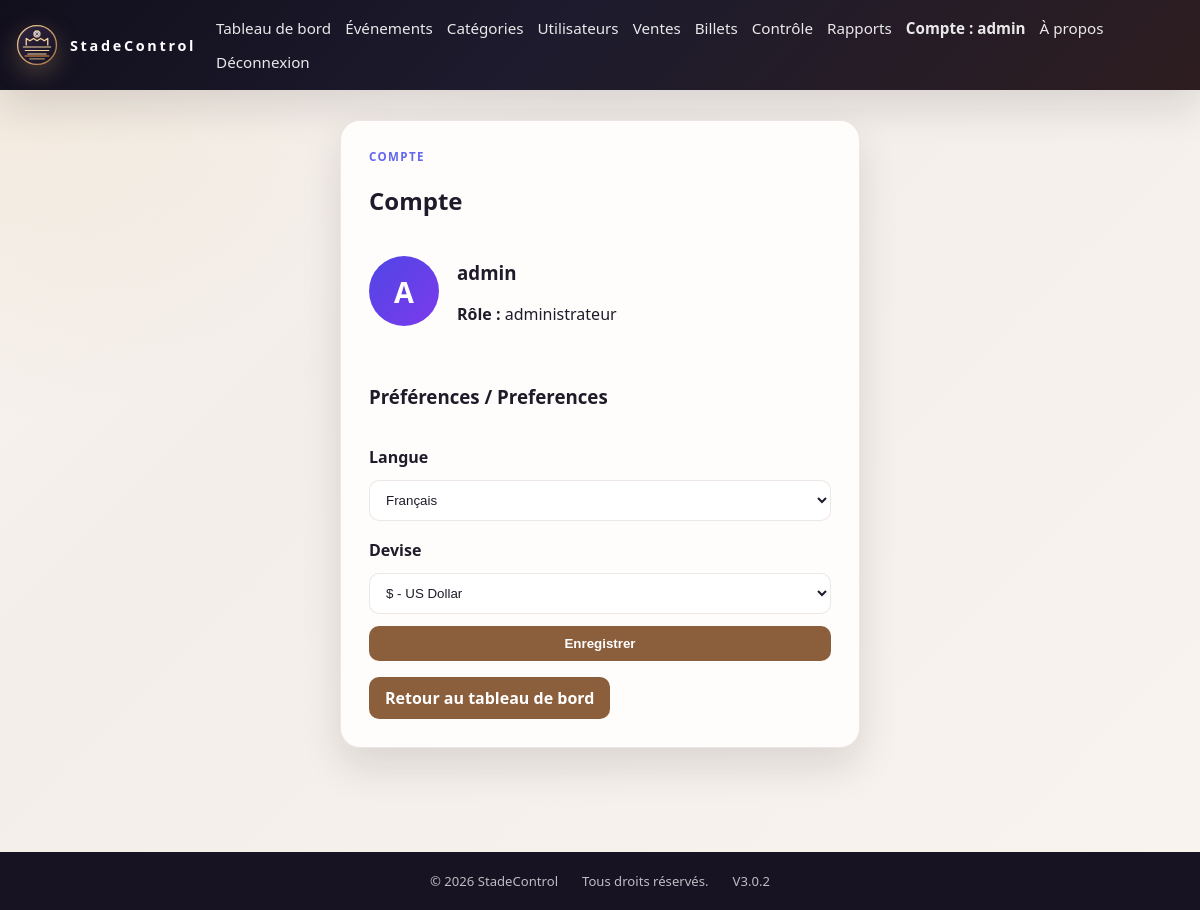
Page /account (signed in) on the committed database.
### app.py (models this page shows)
class User(db.Model):
    id = db.Column(db.Integer, primary_key=True)
    username = db.Column(db.String(80), unique=True, nullable=False)
    password = db.Column(db.String(200), nullable=False)
    role = db.Column(db.String(50), default="admin")
    language = db.Column(db.String(5), default="fr")
    currency = db.Column(db.String(5), default="FC")
    photo = db.Column(db.Text, nullable=True)

### app.py (the view, shortened to what this page needs)
@app.route("/account", methods=["GET", "POST"])
@login_required
def account():
    user = User.query.get(session["user_id"])
    return render_template("account.html", user=user)

### app.py (called while the page is built)
def current_language():
    return session.get("language", "fr") if session.get("language", "fr") in TRANSLATIONS else "fr"

def translate(key):
    return TRANSLATIONS[current_language()].get(key, key)

def current_currency():
    return session.get("currency", "FC") if session.get("currency", "FC") in ("FC", "USD") else "FC"

@app.context_processor
def inject_preferences():
    return {
        "_": translate,
        "money": money,
        "current_currency": current_currency(),
        "current_language": current_language(),
    }

def login_required(f):
    @wraps(f)
    def decorated_function(*args, **kwargs):
        if "user_id" not in session:
            return redirect(url_for("login"))
        return f(*args, **kwargs)
    return decorated_function

### templates/account.html (shortened to what this page needs)
{% extends "base.html" %}
{% block contenu %}
<section class="account-shell">
    <div class="card account-card">
        <p class="eyebrow">{{ _('account') }}</p>
        <h2>{{ _('account') }}</h2>
        <div class="account-profile">
            {% if user.photo %}
            <img src="{{ user.photo }}" class="avatar avatar-image" alt="Photo de {{ user.username }}">
            {% else %}
            <div class="avatar">{{ user.username[0]|upper }}</div>
            {% endif %}
            <div>
                <h3>{{ user.username }}</h3>
                <p><strong>{{ _('role') }} :</strong> {{ user.role }}</p>
            </div>
        </div>
        <form method="POST" class="preferences-form">
            <h3>Préférences / Preferences</h3>
            <label for="language">{{ _('language') }}</label>
            <select id="language" name="language">
                <option value="fr" {% if user.language == 'fr' %}selected{% endif %}>{{ _('french') }}</option>
            </select>
            <label for="currency">{{ _('currency') }}</label>
            <select id="currency" name="currency">
                <option value="USD" {% if user.currency == 'USD' %}selected{% endif %}>$ - US Dollar</option>
            </select>
            <button type="submit" class="primary-btn">{{ _('save') }}</button>
        </form>
        <div class="account-actions">
            <a href="{{ url_for('dashboard') }}" class="primary-btn">Retour au tableau de bord</a>
        </div>
    </div>
</section>
{% endblock %}

### templates/base.html (shortened to what this page needs)
<!DOCTYPE html>
<html lang="{{ current_language }}">
<head>
    <link rel="stylesheet" href="{{ url_for('static', filename='css/style.css') }}">
</head>
<body>
    <header class="site-header">
        <div class="container nav-wrap">
            <a href="{{ url_for('index') if not session.get('user_id') else url_for('dashboard') }}" class="brand" aria-label="StadeControl home">
                <img src="{{ url_for('static', filename='img/stade-communal-logo.svg') }}" alt="Logo Stade Communal" class="brand-logo">
                <span class="brand-text">StadeControl</span>
            </a>
            {% if session.get('user_id') %}
            <nav class="main-nav">
                <a href="{{ url_for('dashboard') }}">{{ _('dashboard') }}</a>
                {% if session.get('user_role') in ['administrateur', 'auditeur'] %}
                <a href="{{ url_for('evenements') }}">{{ _('events') }}</a>
                {% endif %}
                {% if session.get('user_role') == 'administrateur' %}
                <a href="{{ url_for('categories') }}">{{ _('categories') }}</a>
                <a href="{{ url_for('users') }}">{{ _('users') }}</a>
                {% endif %}
                {% if session.get('user_role') in ['administrateur', 'vendeur'] %}
                <a href="{{ url_for('ventes') }}">{{ _('sales') }}</a>
                {% endif %}
                <a href="{{ url_for('billets') }}">{{ _('tickets') }}</a>
                {% if session.get('user_role') in ['administrateur', 'auditeur'] %}
                <a href="{{ url_for('controle_entree') }}">{{ _('control') }}</a>
                <a href="{{ url_for('rapports') }}">{{ _('reports') }}</a>
                {% endif %}
                <a href="{{ url_for('account') }}" class="account-link">{{ _('account') }} : {{ session.get('username') }}</a>
                <a href="{{ url_for('a_propos') }}">À propos</a>
                <a href="{{ url_for('logout') }}">{{ _('logout') }}</a>
            </nav>
            {% else %}
            <nav class="main-nav guest-nav">
                <a href="{{ url_for('a_propos') }}">À propos</a>
                <a href="{{ url_for('login') }}">{{ _('login') }}</a>
            </nav>
            {% endif %}
        </div>
    </header>
    <main class="container main-content">
        {% block contenu %}{% endblock %}
    </main>
    <footer class="site-footer">
        <div class="container footer-content">
            <span>© 2026 StadeControl</span>
            <span>Tous droits réservés.</span>
            <span>V3.0.2</span>
        </div>
    </footer>
</body>
</html>

### static/css/style.css (style rules this page uses)
* { box-sizing: border-box; }
:root { --primary: #8b5e3c; --primary-dark: #6f472d; --secondary: #1d1b2d; --bg: #f7f3ef; --surface: #fffdfb; --surface-strong: #f1e7df; --text: #1f1b2a; --muted: #675f69; --border: rgba(111, 71, 45, 0.12); --success: #1d8f62; --warning: #d59a2d; --danger: #c24d4d; --gold: #d4af75; --shadow: 0 18px 40px rgba(25, 19, 29, 0.12); }
body { margin: 0; background: radial-gradient(circle at top left, rgba(212, 175, 117, 0.18), transparent 28%), linear-gradient(135deg, #f9f5f1 0%, #f3eee9 32%, #f8f3ee 100%); color: var(--text); font-family: "Segoe UI", Arial, sans-serif; }
.container { width: min(1200px, calc(100% - 32px)); margin: 0 auto; }
.site-header { background: linear-gradient(135deg, #120f1d 0%, #1d1b2d 46%, #2d1d20 100%); color: white; padding: 18px 0; box-shadow: var(--shadow); }
.brand { display: inline-flex; align-items: center; gap: 12px; color: white; text-decoration: none; font-weight: 700; letter-spacing: 0.12em; }
.brand-text { font-size: 0.9rem; }
.brand-logo { width: 42px; height: 42px; object-fit: contain; filter: drop-shadow(0 8px 12px rgba(212, 175, 117, 0.28)); }
.site-footer { margin-top: 44px; background: #171323; color: rgba(255, 255, 255, 0.72); padding: 20px 0; font-size: 0.82rem; }
.footer-content { display: flex; justify-content: center; flex-wrap: wrap; gap: 14px 24px; }
.nav-wrap { display: flex; align-items: center; justify-content: space-between; gap: 20px; }
.brand { font-weight: 700; font-size: 1.4rem; }
.main-nav { display: flex; flex-wrap: wrap; gap: 14px; }
.main-nav a { color: white; text-decoration: none; opacity: 0.9; font-size: 0.95rem; }
.main-content { padding: 30px 0 60px; }
.card, .panel, .stat-card { background: var(--surface); border: 1px solid var(--border); border-radius: 20px; box-shadow: var(--shadow); }
.card { padding: 20px; }
.primary-btn, .link-btn { display: inline-block; border: none; border-radius: 10px; padding: 10px 16px; background: var(--primary); color: white; text-decoration: none; cursor: pointer; font-weight: 600; }
form { display: grid; gap: 12px; }
label { display: block; font-weight: 600; margin-top: 6px; }
input, select { width: 100%; padding: 11px 12px; border: 1px solid var(--border); border-radius: 10px; background: white; color: var(--text); }
.account-link { font-weight: 700; }
.account-shell { display: grid; place-items: center; min-height: 60vh; }
.account-card { width: min(100%, 520px); padding: 28px; }
.account-profile { display: flex; align-items: center; gap: 18px; margin: 24px 0; }
.avatar { width: 70px; height: 70px; border-radius: 50%; display: grid; place-items: center; background: linear-gradient(135deg, #4f46e5, #7c3aed); color: white; font-size: 1.8rem; font-weight: 700; }
.account-actions { margin-top: 16px; }
.eyebrow { margin: 0 0 6px; color: #6366f1; font-size: 0.72rem; text-transform: uppercase; letter-spacing: 0.12em; font-weight: 700; }

### rows in the picture
User: get "admin", username "A", username "admin", role "administrateur", language "Français", currency "$ - US Dollar"
